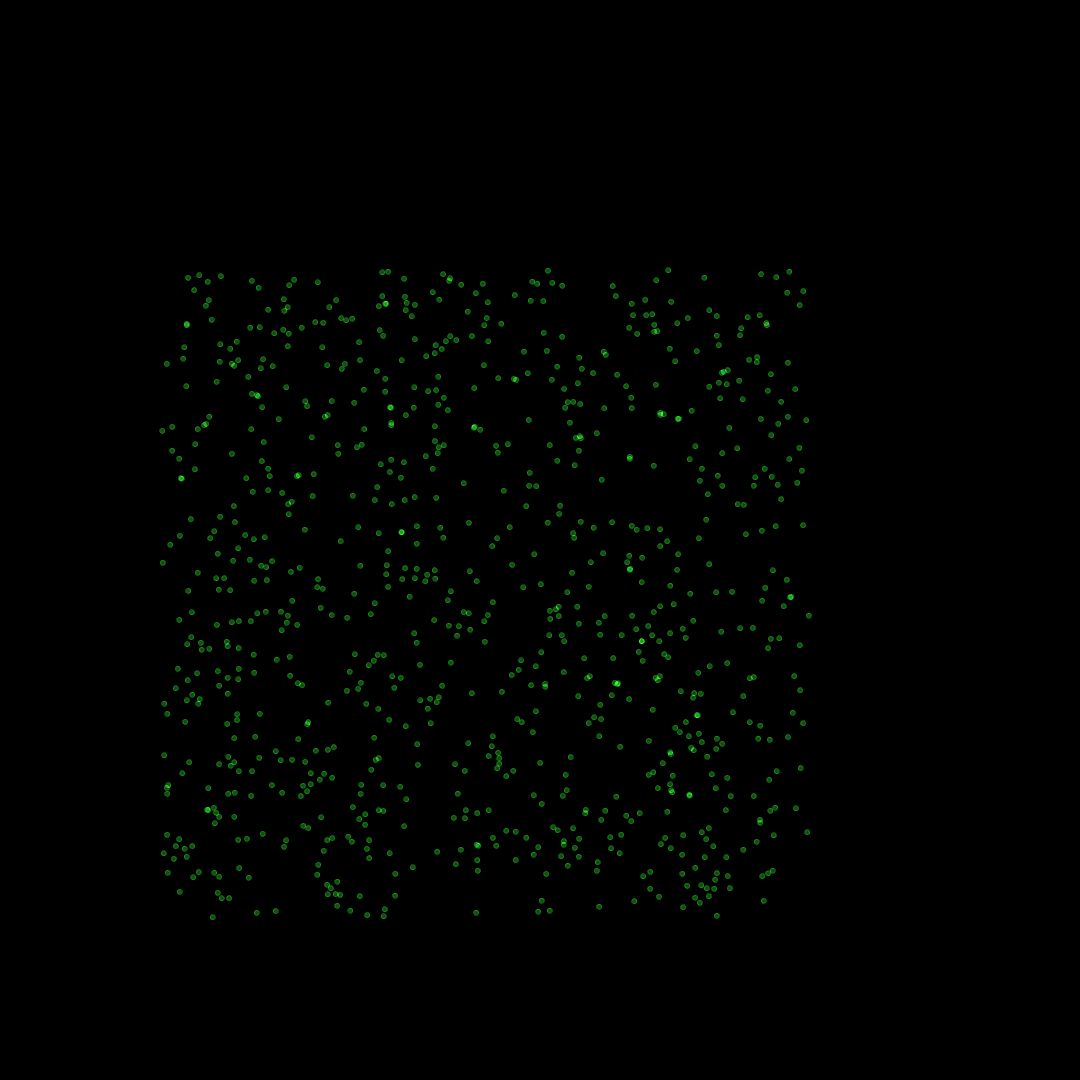
Frame 1 (no input)
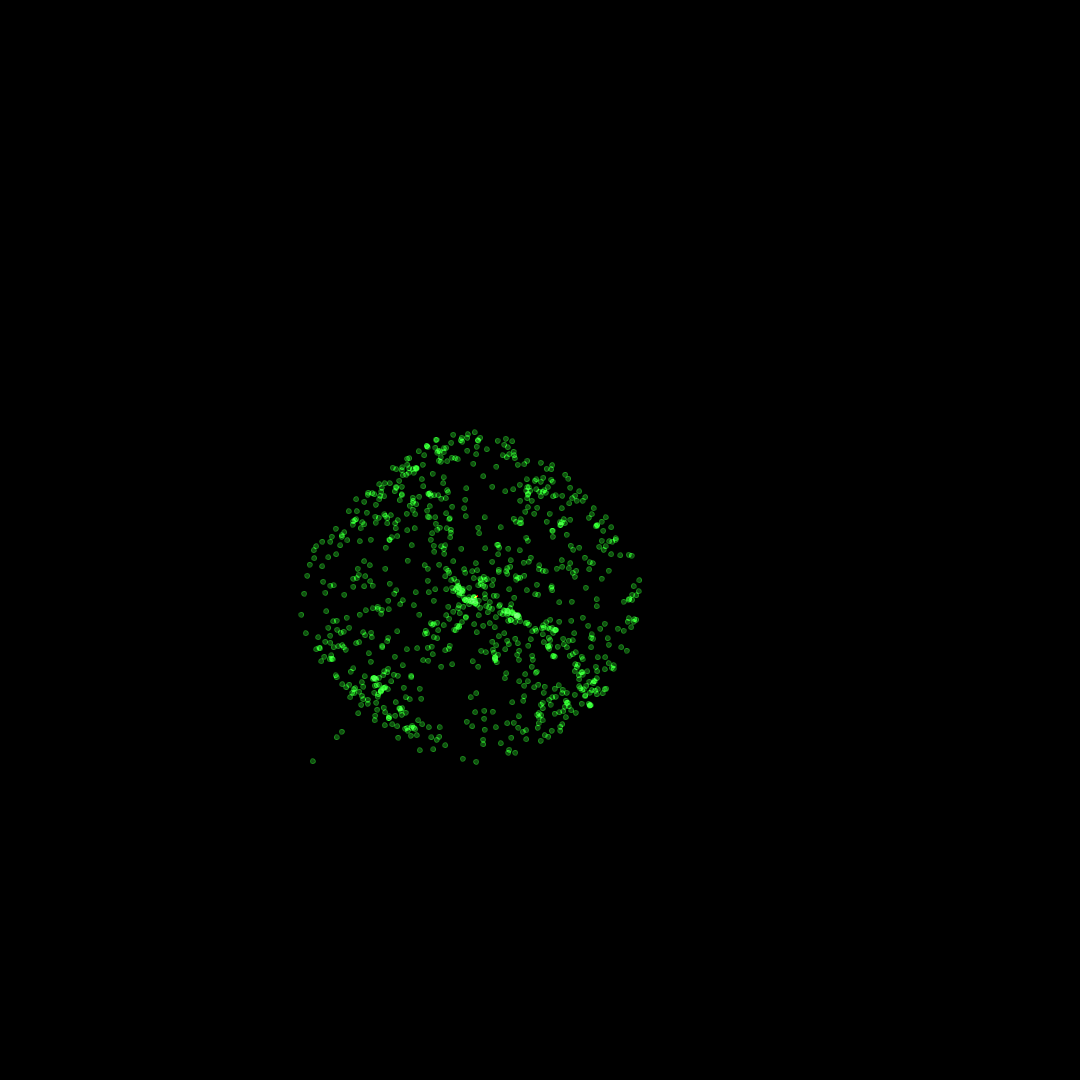
Frame 60 (the mouse pressed at the canvas centre just before this capture)
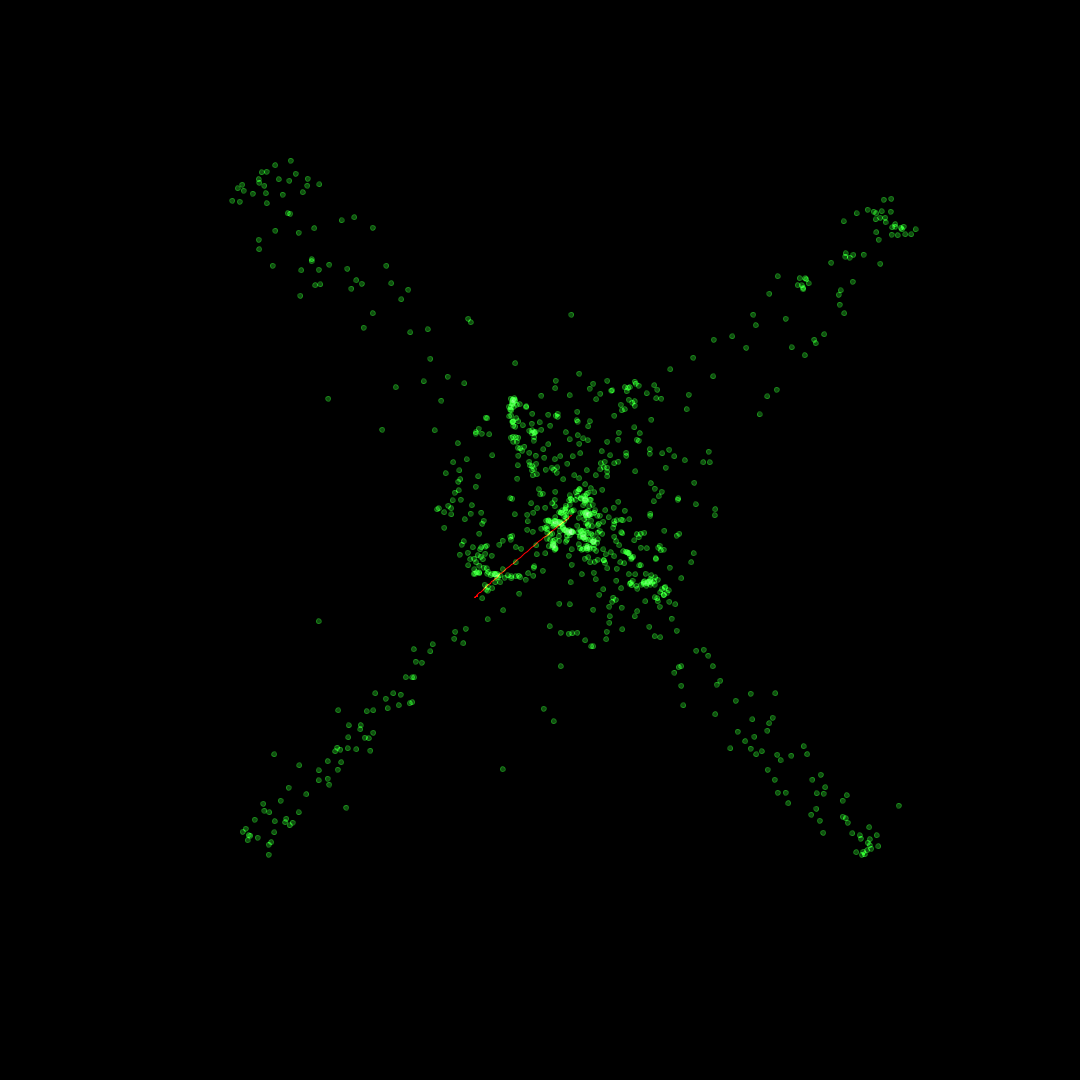
Frame 120 (the mouse held since frame 60 and released just before this capture)

The Processing sketch that drew these frames (run headless with seeded random() and noise(); from frame 60 on, the mouse is pressed at the canvas centre):

// Processing sketch: particle
// ── particle.pde
int n = 250;
int nParticles = 900;
float[][] densities = new float[n][n];
ArrayList<Particle> particles = new ArrayList<Particle>();
ArrayList<PVector> centroidHistory = new ArrayList<PVector>();
PVector centroid;

void setup() {
  size(1080, 1080);
  
  for(int i = 0; i < nParticles; i++) {
    Particle p = new Particle(new PVector(random(width * .15, width * .75), random(width * .25, height * .85)), new PVector(0, 0));
    particles.add(p);
  }
}

void draw() {
  background(0);
  blendMode(ADD);
  
  stroke(20, 100, 20, 200);
  fill(20, 100, 20, 200);
  
  centroid = new PVector(0, 0);
  
  for(Particle p : particles) {
    p.update(1.0/frameRate / 0.2);
    centroid = centroid.add(p.pos);
    densities[max(0, min(n - 1, int(p.pos.x / width * n)))][max(0, min(n - 1, int(p.pos.y / height * n)))] += 1;
    
    for(Particle p1 : particles) {
      float d = dist(p1.pos.x, p1.pos.y, p.pos.x, p.pos.y);
      float strength = .01f * min(999999, (1.0 / (d)));
      p.vel.add(new PVector((p1.pos.x - p.pos.x) * strength, (p1.pos.y - p.pos.y) * strength));
    }
    
    if(mousePressed) {
      float d = dist(mouseX, mouseY, p.pos.x, p.pos.y);
      float strength = 1f * min(5000,(1.0/(d)));
      p.vel.add(new PVector((mouseX - p.pos.x) * strength, (mouseY - p.pos.y) * strength));
    }
    
    ellipse(p.pos.x, p.pos.y, 5, 5);  
  }
  
  centroid = centroid.div(nParticles);
  centroidHistory.add(centroid);
  
  fill(255, 0, 0);
  stroke(255, 0, 0);
  
  for(int i = 1; i < centroidHistory.size(); i++)
    line(centroidHistory.get(i).x, centroidHistory.get(i).y, centroidHistory.get(i - 1).x, centroidHistory.get(i - 1).y);
  
  for(int i = 0; i < n; i++) {
    //float cX = (float) i / n * width + 0.5 / n * width;
    for(int j = 0; j < n; j++) {
      //float cY = (float) j / n * height + 0.5 / n * height;
      densities[i][j] = 0;
    }
  }
}
// ── CParticle.pde
class Particle {  
  public PVector origPos, pos, vel;
  public boolean isStatic = false;
  public float weight, invWeight;
  private PVector prevPos, tempPos;
  
  public Particle(PVector origPos) {
    this(origPos, new PVector(0, 0, 0));
  }  
  
  public Particle(PVector origPos, PVector vel) {
    this(origPos, vel, 1);
  }
  
  public Particle(PVector origPos, PVector vel, float weight) {
    this.origPos = origPos;
    this.pos = new PVector(origPos.x, origPos.y, origPos.z);
    this.vel = vel;
    this.weight = weight;
    this.invWeight = 1f / weight;
    this.prevPos = new PVector(pos.x, pos.y, pos.z);
  }

  
  public void update(float dt) {
    if(isStatic) return;
    
    tempPos = new PVector(pos.x, pos.y, pos.z);
    float dx = pos.x - prevPos.x + vel.x * weight * dt;
    float dy = pos.y - prevPos.y + vel.y * weight * dt;
    float dz = pos.z - prevPos.z + vel.z * weight * dt;
    
    pos.x += dx; 
    pos.y += dy;
    pos.z += dz;
    prevPos = tempPos;
    vel = new PVector(0, 0, 0);
  }
}
